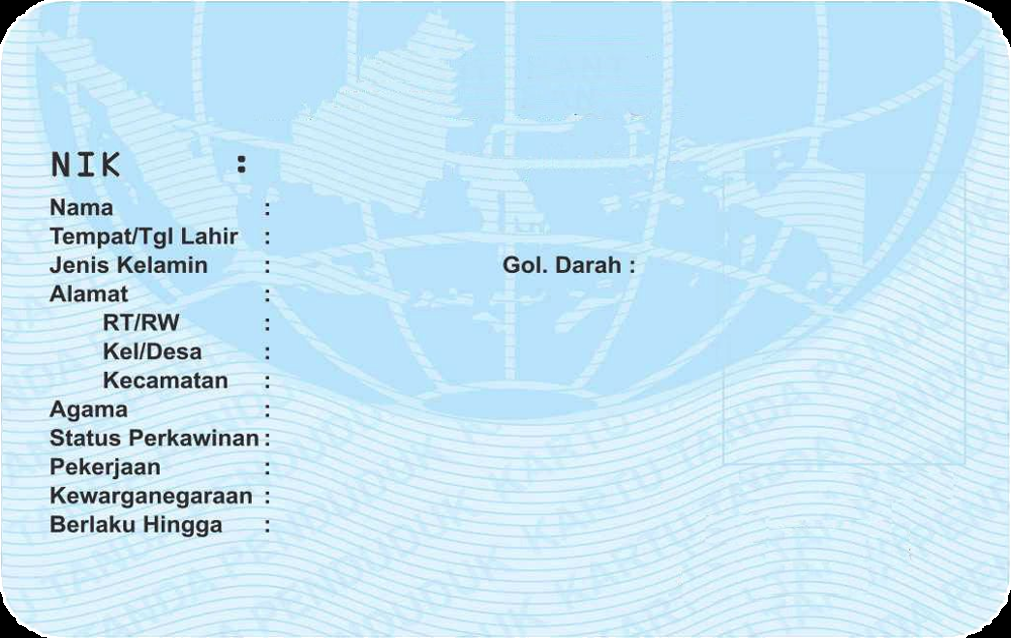
#> input picture data/idcard/base1.png, 1011 x 638 px
$ python transform.py
#> lines starting #> are read from the running program, lines starting #| are printed output that depends on the picture; after the words box and inside, x2 and y2 are one past the last pixel; in counts of white or black regions, pixels touching at a corner belong together
### idcard_datagen/utils/functions.py
import cv2 as cv
import numpy as np


def rotate_image(image, angle):
    """
    source https://cristianpb.github.io/blog/image-rotation-opencv#affine-transformation

    :param image:
    :param angle:
    :return:
    """

    # grab the dimensions of the image and then determine the
    # centre
    (h, w) = image.shape[:2]
    (cX, cY) = (w // 2, h // 2)

    # grab the rotation matrix (applying the negative of the
    # angle to rotate clockwise), then grab the sine and cosine
    # (i.e., the rotation components of the matrix)
    M = cv.getRotationMatrix2D((cX, cY), angle, 1.0)
    cos = np.abs(M[0, 0])
    sin = np.abs(M[0, 1])

    # compute the new bounding dimensions of the image
    nW = int((h * sin) + (w * cos))
    nH = int((h * cos) + (w * sin))

    # adjust the rotation matrix to take into account translation
    M[0, 2] += (nW / 2) - cX
    M[1, 2] += (nH / 2) - cY

    # perform the actual rotation and return the image
    return cv.warpAffine(image, M, (nW, nH))


def rotate_boxes(boxes: np.ndarray, angle, cx, cy, h, w):
    boxes = boxes.tolist()
    nboxes = []
    for box in boxes:
        nbox = rotate_box(box, angle, cx, cy, h, w)
        nboxes.append(nbox)
    nboxes = np.array(nboxes)
    return nboxes


def rotate_box(box, angle, cx, cy, h, w):
    """
    source https://cristianpb.github.io/blog/image-rotation-opencv#affine-transformation
    :param bb:
    :param angle:
    :param cx:
    :param cy:
    :param h:
    :param w:
    :return:
    """
    new_bb = list(box)
    for i, coord in enumerate(box):
        # opencv calculates standard transformation matrix
        M = cv.getRotationMatrix2D((cx, cy), angle, 1.0)
        # Grab  the rotation components of the matrix)
        cos = np.abs(M[0, 0])
        sin = np.abs(M[0, 1])
        # compute the new bounding dimensions of the image
        nW = int((h * sin) + (w * cos))
        nH = int((h * cos) + (w * sin))
        # adjust the rotation matrix to take into account translation
        M[0, 2] += (nW / 2) - cx
        M[1, 2] += (nH / 2) - cy
        # Prepare the vector to be transformed
        v = [coord[0], coord[1], 1]
        # Perform the actual rotation and return the image
        calculated = np.dot(M, v)
        new_bb[i] = (calculated[0], calculated[1])
    return new_bb

### idcard_datagen/utils/transform.py
import random

import cv2 as cv
import numpy as np

from idcard_datagen.utils import functions as F


class RandomRotation(object):
    """
    source of idea :
    https://blog.paperspace.com/data-augmentation-for-object-detection-rotation-and-shearing/
    """

    def __init__(self, angle, random=True):
        self.angle = angle
        self.random = random
        if random:
            if type(self.angle) == tuple:
                assert len(self.angle) == 2, "Invalid range"
            else:
                self.angle = (-self.angle, self.angle)

    def __call__(self, image: np.ndarray, boxes: np.ndarray) -> np.ndarray:
        if self.random:
            angle = random.uniform(*self.angle)
        else:
            angle = self.angle

        (height, width) = image.shape[:2]
        (cx, cy) = (width // 2, height // 2)

        rotated_image = F.rotate_image(image, angle)
        rotated_boxes = F.rotate_boxes(boxes, angle, cx, cy, height, width)

        assert isinstance(rotated_image, object)
        return rotated_image, rotated_boxes, angle


class RandomShear(object):
    def __init__(self, shear_factor=0.2):
        self.shear_factor = shear_factor

    def __call__(self, image, boxes):
        pass


if __name__ == "__main__":
    import matplotlib.pyplot as plt

    rotate = RandomRotation(angle=12, random=False)
    image = cv.imread('../../data/idcard/base1.png', cv.IMREAD_UNCHANGED)
#> image is the input picture: shape (638, 1011, 4); mean B, G, R, A 244.5, 229.1, 197.8, 252.3

    h, w = image.shape[:2]
#> h = 638; w = 1011
    box = tl, tr, br, bl = (0, 0), (w, 0), (w, h), (0, h)
#> tl = (0, 0); tr = (1011, 0); br = (1011, 638); bl = (0, 638)
    boxes = np.array([box])

    rot_img, rot_boxes, angle = rotate(image, boxes)
#> in rotate_image, `return cv.warpAffine(image, M, (nW, nH))`:
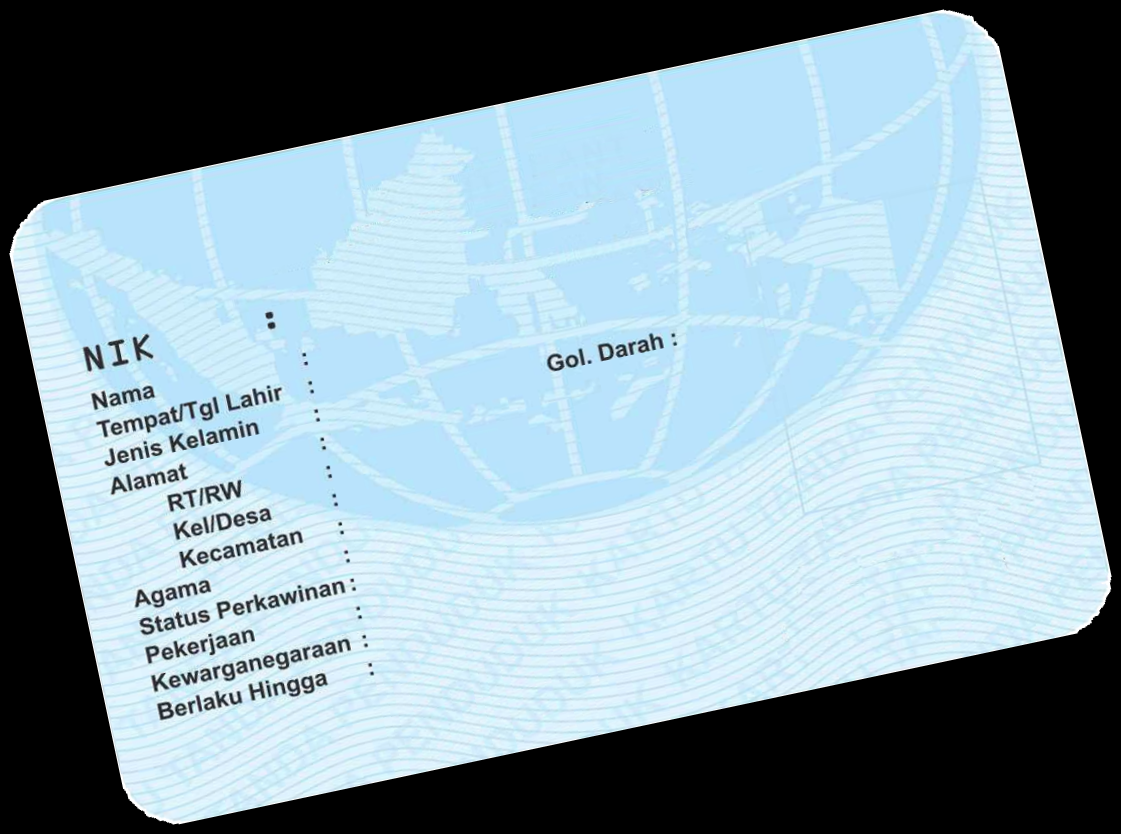
#> returned value: shape (834, 1121, 4); mean of channels 0, 1, 2, 3 168.7, 158.1, 136.5, 174.1; drawn as B, G, R
#> rot_boxes = [[0.212, 210], [989.1, -0.232], [1121.8, 623.8], [132.9, 834]]; angle = 12
    rot_boxes = rot_boxes.astype(np.int32)
#> rot_boxes = [[0, 209], [989, 0], [1121, 623], [132, 834]]

    # rot_boxes = rot_boxes.reshape((-1, 1, 2)).astype(np.int32)


    rot_img = cv.polylines(rot_img, [rot_boxes], True, (0,0,255), 4)
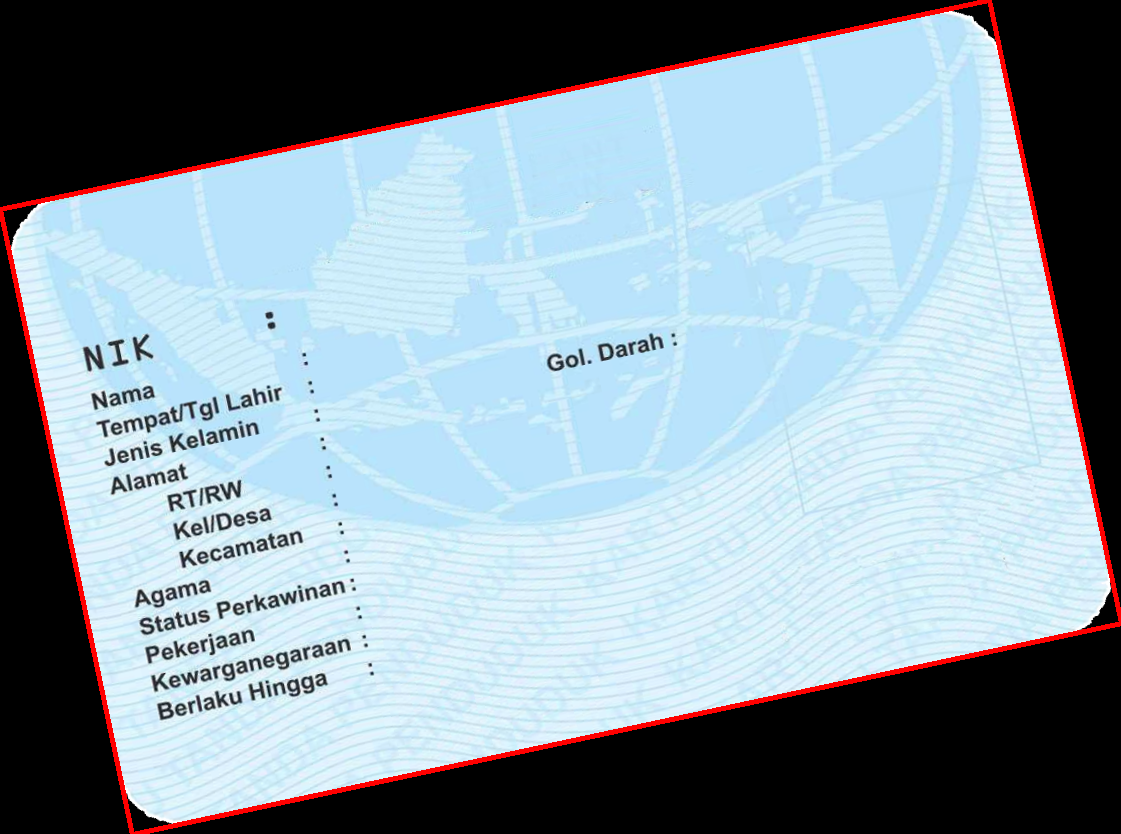
#> rot_img: shape (834, 1121, 4); 1.73% of pixels changed, all inside (x1, y1, x2, y2) = (0, 0, 1121, 834)

    print(rot_boxes)
#| [[[   0  209]
#|   [ 989    0]
#|   [1121  623]
#|   [ 132  834]]]
    print(angle)
#| 12

    plt.imshow(rot_img[:,:,:3]); plt.show()
#> after `plt.imshow(rot_img[:, :, :3])`:
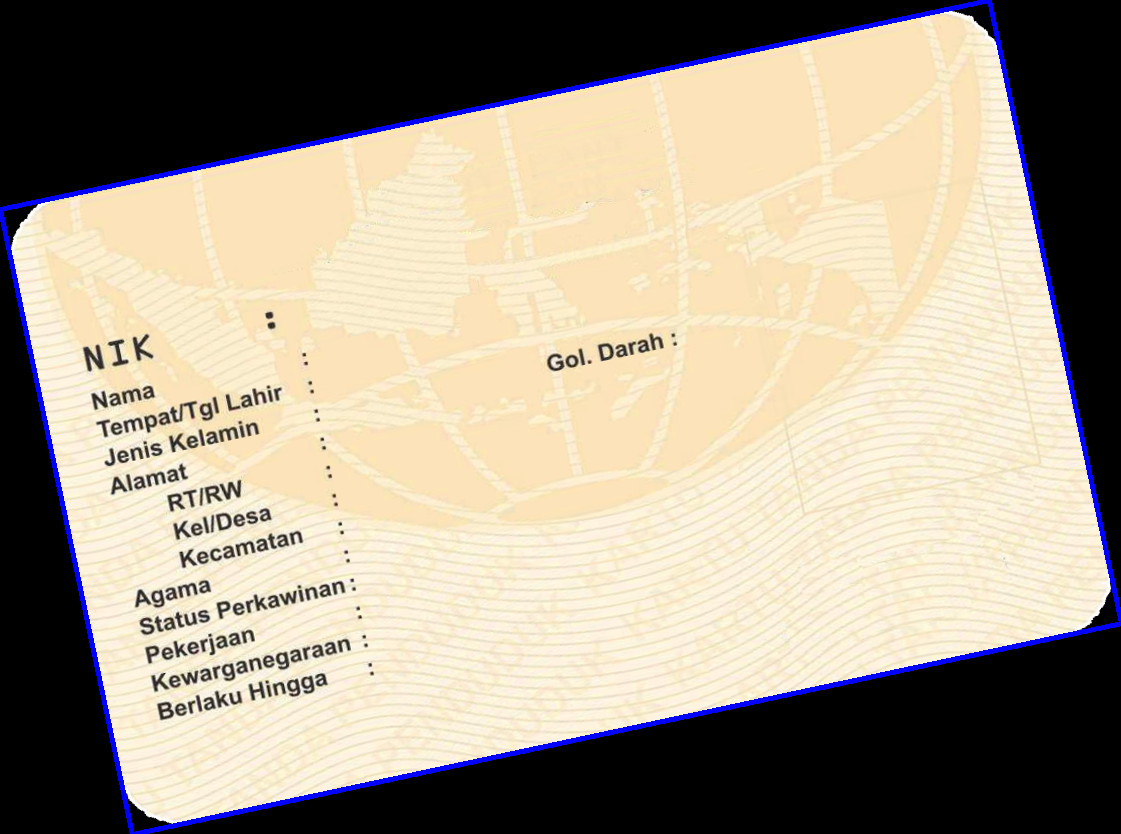
#> shown: shape (834, 1121, 3); mean R, G, B 166.8, 156.2, 139.2
    # cv.imshow('Image', rot_img)
    # cv.waitKey(0)
    # cv.destroyAllWindows()
